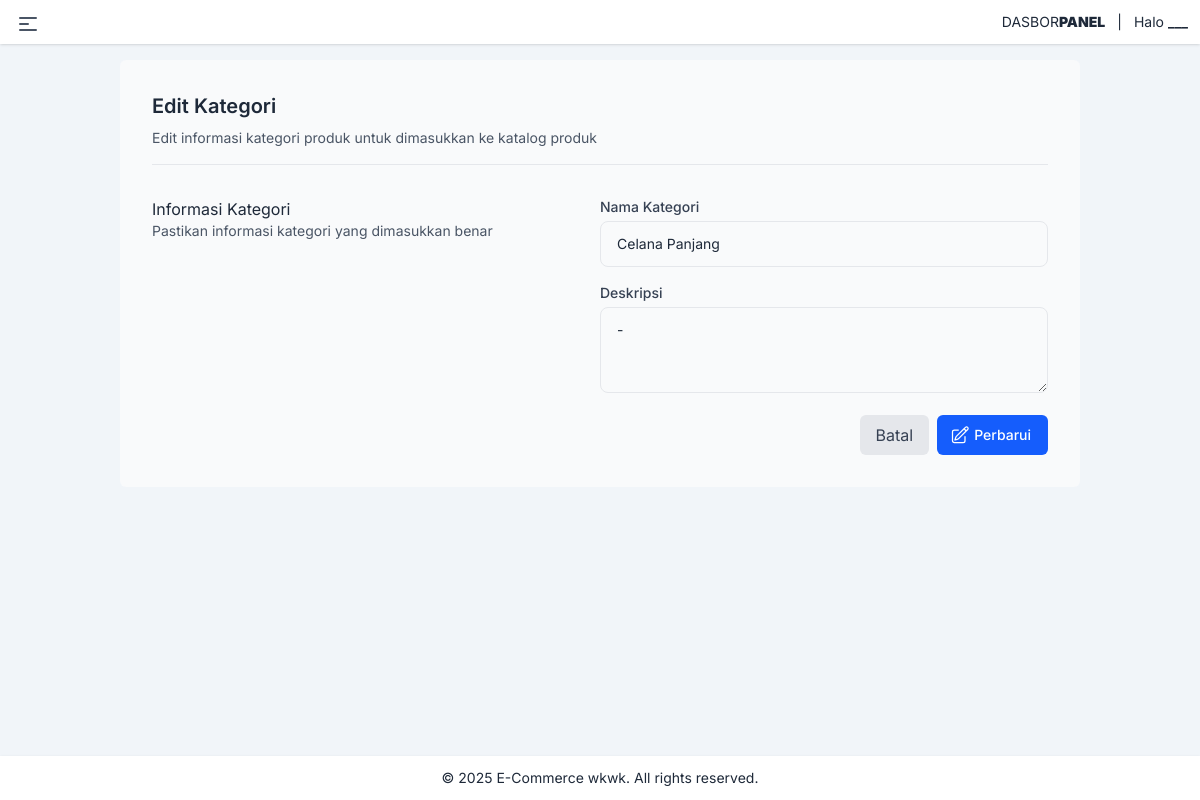
The app's page /category/edit/7/ (signed in), older data.
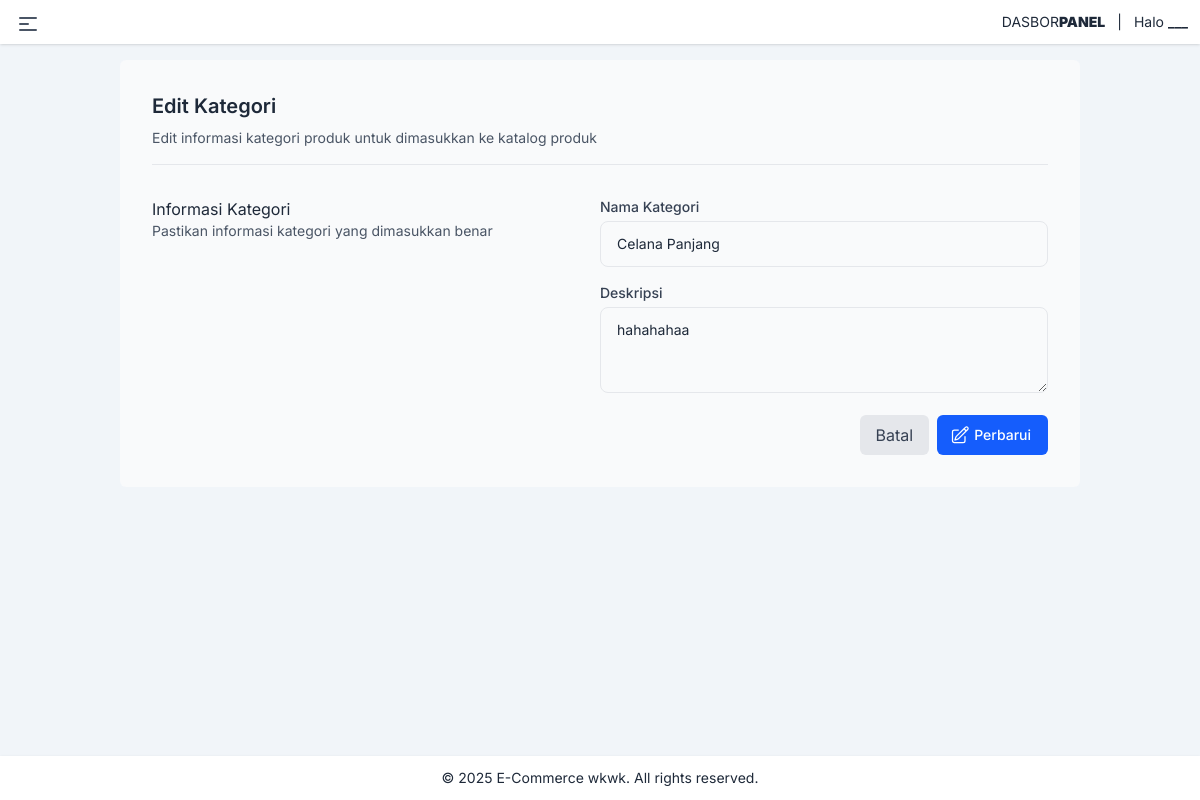
The same page, newer data.
### catalog/models.py (models this page shows, shortened)
class Category(models.Model):
    name = models.CharField(max_length=255)
    description = models.TextField(blank=True, null=True)
    created_at = models.DateTimeField(auto_now_add=True)
    updated_at = models.DateTimeField(auto_now=True)

### catalog/views.py (the view)
# urls.py: path('category/edit/<int:pk>/', views.edit_category, name='edit_category'),
@login_required
def edit_category(request, pk):
    category = get_object_or_404(Category, pk=pk)
    if request.method == 'POST':
        form = CategoryForm(request.POST, request.FILES, instance=category)
        if form.is_valid():
            form.save()
            return JsonResponse({'status': 'success', 'message': 'Kategori berhasil diperbarui.'})
        return JsonResponse({'status': 'error', 'message': 'Form tidak valid', 'errors': form.errors}, status=400)
    form = CategoryForm(instance=category)
    return render(request, 'product/category_form.html', {'form': form, 'category': category})

### catalog/forms.py
class CategoryForm(forms.ModelForm):
    class Meta:
        model = Category
        fields = ['name', 'description']
        widgets = {
            'name': forms.TextInput(attrs={
                'placeholder': 'Masukkan nama kategori...',
                'class': 'w-full text-sm px-4 py-3 rounded-lg border border-gray-200 focus:ring-2 focus:ring-blue-500 focus:border-transparent outline-none transition-all duration-200',
                'required': 'required',
            }),
            'description': forms.Textarea(attrs={
                'rows': 3,  # tinggi textarea
                'placeholder': 'Masukkan deskripsi kategori...',
                'class': 'w-full text-sm px-4 py-3 rounded-lg border border-gray-200 focus:ring-2 focus:ring-blue-500 focus:border-transparent outline-none transition-all duration-200',
            }),
        }

### templates/product/category_form.html (shortened to what this page needs)
{% extends "base.html" %}
{% block content %}
{% load widget_tweaks %}
<div class="w-full text-gray-800 p-8 bg-gray-50 rounded-md">
    <div class="flex items-center justify-between border-b border-gray-200 mb-4">
        <div class="text-center md:text-left space-y-2 mb-4">
            <h1 class="text-xl font-semibold text-gray-800">{% if category %}Edit Kategori{% else %}Tambah
                Kategori{%endif %}</h1>
            <p class="text-gray-600 text-sm">{% if category %}Edit{% else %}Tambah{% endif %} informasi kategori produk
                untuk dimasukkan ke katalog produk
            </p>
        </div>
    </div>
    <div class="flex md:flex-row mt-8">
        <div class="md:w-1/2">
            <h1 class="text-gray-800">Informasi Kategori</h1>
            <p class="text-gray-600 text-sm">Pastikan informasi kategori yang dimasukkan benar</p>
        </div>
        <div class="md:w-1/2">
            <form id="categoryForm" method="post" enctype="multipart/form-data"
                action="{% if category %}{% url 'edit_category' category.id %}{% else %}{% url 'add_category' %}{% endif %}">
                <div class="mb-4">
                    <label for="{{ form.name.id_for_label }}" class="block text-sm font-medium text-gray-700 mb-1">
                        Nama Kategori
                    </label>
                    {{ form.name }}
                </div>
                <div class="mb-4">
                    <label for="{{ form.description.id_for_label }}" class="block text-sm font-medium text-gray-700 mb-1">
                        Deskripsi
                    </label>
                    {{ form.description }}
                </div>
                <div class="flex justify-end gap-2 mt-4">
                    <a href="{% url 'category_list' %}"
                        class="px-4 py-2 bg-gray-200 rounded-md text-gray-700 hover:bg-gray-300">
                        Batal
                    </a>
                    {% if category %}
                    <button type="submit"
                        class="inline-flex items-center px-4 py-2 border border-transparent text-sm font-medium
             rounded-md text-white bg-blue-600 hover:bg-blue-700 focus:outline-none
             focus:ring-2 focus:ring-offset-2 focus:ring-blue-500 cursor-pointer">
                        Perbarui
                    </button>
                    {% endif %}
                </div>
            </form>
        </div>
    </div>
</div>
{% endblock %}

Row changes from the older to the newer data that the page shows:
changed Category "Celana Panjang": description "-" → "hahahahaa"
